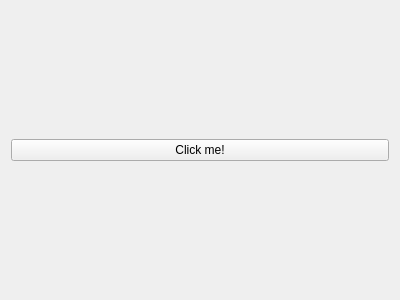
<?xml version="1.0" encoding="UTF-8"?>
<ui version="4.0">
 <class>ParamsUiWidget</class>
 <widget class="QWidget" name="ParamsUiWidget">
  <property name="geometry">
   <rect>
    <x>0</x>
    <y>0</y>
    <width>400</width>
    <height>300</height>
   </rect>
  </property>
  <property name="windowTitle">
   <string>Form</string>
  </property>
  <layout class="QVBoxLayout" name="verticalLayout">
   <item>
    <widget class="QPushButton" name="ClickButton">
     <property name="text">
      <string>Click me!</string>
     </property>
    </widget>
   </item>
  </layout>
 </widget>
 <resources/>
 <connections/>
</ui>
